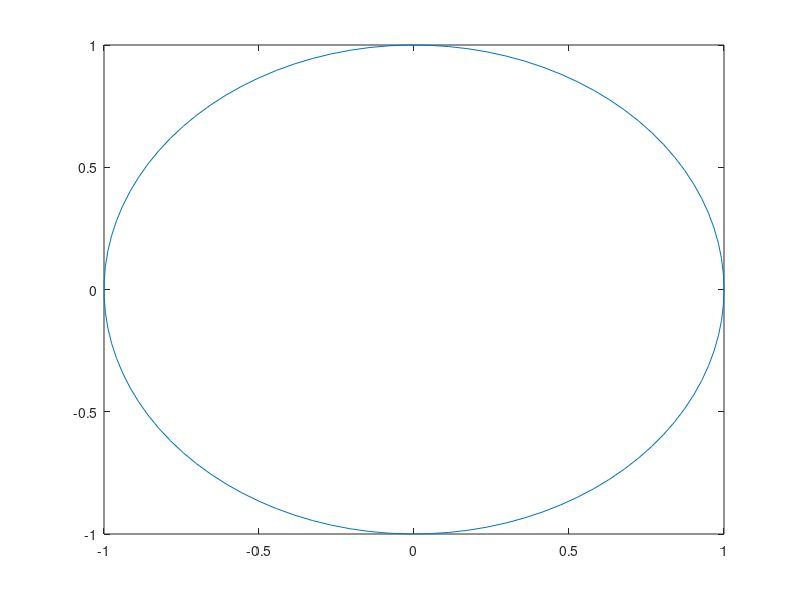

MATLAB code to generate this figure: (Note: this script raises an error after producing the figure.)
% 定义参数
a = 2 *sin(pi/8);             % 正方形边长的值
omega = 2*pi;      % 角速度 (每个周期 2*pi)
numFrames = 50;   % 总帧数
t = linspace(0, 2*pi/omega, numFrames);  % 时间范围

%顶点向量
D1 = [-a/2,cos(pi/8)];
D2 = [a/2,cos(pi/8)];
D3 = [cos(pi/8),a/2];
D4 = [cos(pi/8),-a/2];
D5 = [a/2,-cos(pi/8)];
D6 = [-a/2,-cos(pi/8)];
D7 = [-cos(pi/8),-a/2];
D8 = [-cos(pi/8),a/2];

%转点向量
P1 = (sqrt(2)-1) *D1;
P2 = (sqrt(2)-1) *D2;
P3 = (sqrt(2)-1) *D3;
P4 = (sqrt(2)-1) *D4;
P5 = (sqrt(2)-1) *D5;
P6 = (sqrt(2)-1) *D6;
P7 = (sqrt(2)-1) *D7;
P8 = (sqrt(2)-1) *D8;

% 初始化 x 和 y 向量
x1 = zeros(size(t));
y1 = zeros(size(t));
x2 = zeros(size(t));
y2 = zeros(size(t));
x3 = zeros(size(t));
y3 = zeros(size(t));
x4 = zeros(size(t));
y4 = zeros(size(t));
px1 = zeros(size(t));
py1 = zeros(size(t));
px2 = zeros(size(t));
py2 = zeros(size(t));
px3 = zeros(size(t));
py3 = zeros(size(t));

% 创建一个半径为1的圆
radius = 1;
theta = linspace(0, 2*pi, 100); 
x = radius * cos(theta);
y = radius * sin(theta);

% 初始化GIF文件
filename = '7.1.2.3.gif';

for frame = 1:numFrames
    plot(x,y);
    hold on;
    % 计算第一个参数方程的 x(t) 和 y(t) 的值
    if t(frame) >= 0 && t(frame) <= pi/(4*omega)
        z = rotate_vector(D1, omega*t(frame), D2);
        x1(frame) = z(1);
        y1(frame) = z(2);
    elseif t(frame) > pi/(4*omega) && t(frame) <= pi/(2*omega)
        z = rotate_vector(P1, omega*t(frame)- pi/4, D3);
        x1(frame) = z(1);
        y1(frame) = z(2);    
    elseif t(frame) > pi/(2*omega) && t(frame) <= 3*pi/(4*omega)
        z = rotate_vector(P5, omega*t(frame)- pi/2, D4);
        x1(frame) = z(1);
        y1(frame) = z(2);  
    elseif t(frame) > 3*pi/(4*omega) && t(frame) <= pi/omega
        z = rotate_vector(D5, omega*t(frame)- 3*pi/4, D5);
        x1(frame) = z(1);
        y1(frame) = z(2);
    elseif t(frame) > pi/omega && t(frame) <= 5*pi/(4*omega)
        z = rotate_vector(D5, omega*t(frame)- pi, D6);
        x1(frame) = z(1);
        y1(frame) = z(2);
    elseif t(frame) > 5*pi/(4*omega) && t(frame) <= 3*pi/(2*omega)
        z = rotate_vector(P5, omega*t(frame)- 5*pi/4, D7);
        x1(frame) = z(1);
        y1(frame) = z(2);
    elseif t(frame) > 3*pi/(2*omega) && t(frame) <= 7*pi/(4*omega)
        z = rotate_vector(P1, omega*t(frame)- 3*pi/2, D8);
        x1(frame) = z(1);
        y1(frame) = z(2);
    elseif t(frame) > 7*pi/(4*omega) && t(frame) <= 2*pi/omega
        z = rotate_vector(D1, omega*t(frame) -7*pi/4, D1);
        x1(frame) = z(1);
        y1(frame) = z(2);
    end

     % 计算第二个参数方程的 x(t) 和 y(t) 的值
    if t(frame) >= 0 && t(frame) <= pi/(4*omega)
        z = rotate_vector(D2, omega*t(frame), D2);
        x2(frame) = z(1);
        y2(frame) = z(2);
    elseif t(frame) > pi/(4*omega) && t(frame) <= pi/(2*omega)
        z = rotate_vector(D2, omega*t(frame)- pi/4, D3);
        x2(frame) = z(1);
        y2(frame) = z(2);    
    elseif t(frame) > pi/(2*omega) && t(frame) <= 3*pi/(4*omega)
        z = rotate_vector(P2, omega*t(frame)- pi/2, D4);
        x2(frame) = z(1);
        y2(frame) = z(2);  
    elseif t(frame) > 3*pi/(4*omega) && t(frame) <= pi/omega
        z = rotate_vector(P6, omega*t(frame)- 3*pi/4, D5);
        x2(frame) = z(1);
        y2(frame) = z(2);
    elseif t(frame) > pi/omega && t(frame) <= 5*pi/(4*omega)
        z = rotate_vector(D6, omega*t(frame)- pi, D6);
        x2(frame) = z(1);
        y2(frame) = z(2);
    elseif t(frame) > 5*pi/(4*omega) && t(frame) <= 3*pi/(2*omega)
        z = rotate_vector(D6, omega*t(frame)- 5*pi/4, D7);
        x2(frame) = z(1);
        y2(frame) = z(2);
    elseif t(frame) > 3*pi/(2*omega) && t(frame) <= 7*pi/(4*omega)
        z = rotate_vector(P6, omega*t(frame)- 3*pi/2, D8);
        x2(frame) = z(1);
        y2(frame) = z(2);
    elseif t(frame) > 7*pi/(4*omega) && t(frame) <= 2*pi/omega
        z = rotate_vector(P2, omega*t(frame)+ 6*pi/(4*omega), D1);
        x2(frame) = z(1);
        y2(frame) = z(2);
    end

    % 计算第三个参数方程的 x(t) 和 y(t) 的值
    if t(frame) >= 0 && t(frame) <= pi/(4*omega)
        z = rotate_vector(P3, omega*t(frame), D2);
        x3(frame) = z(1);
        y3(frame) = z(2);
    elseif t(frame) > pi/(4*omega) && t(frame) <= pi/(2*omega)
        z = rotate_vector(D3, omega*t(frame)- pi/4, D3);
        x3(frame) = z(1);
        y3(frame) = z(2);    
    elseif t(frame) > pi/(2*omega) && t(frame) <= 3*pi/(4*omega)
        z = rotate_vector(D3, omega*t(frame)- pi/2, D4);
        x3(frame) = z(1);
        y3(frame) = z(2);  
    elseif t(frame) > 3*pi/(4*omega) && t(frame) <= pi/omega
        z = rotate_vector(P3, omega*t(frame)- 3*pi/4, D5);
        x3(frame) = z(1);
        y3(frame) = z(2);
    elseif t(frame) > pi/omega && t(frame) <= 5*pi/(4*omega)
        z = rotate_vector(P7, omega*t(frame)- pi, D6);
        x3(frame) = z(1);
        y3(frame) = z(2);
    elseif t(frame) > 5*pi/(4*omega) && t(frame) <= 3*pi/(2*omega)
        z = rotate_vector(D7, omega*t(frame)- 5*pi/4, D7);
        x3(frame) = z(1);
        y3(frame) = z(2);
    elseif t(frame) > 3*pi/(2*omega) && t(frame) <= 7*pi/(4*omega)
        z = rotate_vector(D7, omega*t(frame)- 3*pi/2, D8);
        x3(frame) = z(1);
        y3(frame) = z(2);
    elseif t(frame) > 7*pi/(4*omega) && t(frame) <= 2*pi/omega
        z = rotate_vector(P7, omega*t(frame)+ 6*pi/(4*omega), D1);
        x3(frame) = z(1);
        y3(frame) = z(2);
    end

    % 计算第四个参数方程的 x(t) 和 y(t) 的值
    if t(frame) >= 0 && t(frame) <= pi/(4*omega)
        z = rotate_vector(P8, omega*t(frame), D2);
        x4(frame) = z(1);
        y4(frame) = z(2);
    elseif t(frame) > pi/(4*omega) && t(frame) <= pi/(2*omega)
        z = rotate_vector(P4, omega*t(frame)- pi/4, D3);
        x4(frame) = z(1);
        y4(frame) = z(2);    
    elseif t(frame) > pi/(2*omega) && t(frame) <= 3*pi/(4*omega)
        z = rotate_vector(D4, omega*t(frame)- pi/2, D4);
        x4(frame) = z(1);
        y4(frame) = z(2);  
    elseif t(frame) > 3*pi/(4*omega) && t(frame) <= pi/omega
        z = rotate_vector(D4, omega*t(frame)- 3*pi/4, D5);
        x4(frame) = z(1);
        y4(frame) = z(2);
    elseif t(frame) > pi/omega && t(frame) <= 5*pi/(4*omega)
        z = rotate_vector(P4, omega*t(frame)- pi, D6);
        x4(frame) = z(1);
        y4(frame) = z(2);
    elseif t(frame) > 5*pi/(4*omega) && t(frame) <= 3*pi/(2*omega)
        z = rotate_vector(P8, omega*t(frame)- 5*pi/4, D7);
        x4(frame) = z(1);
        y4(frame) = z(2);
    elseif t(frame) > 3*pi/(2*omega) && t(frame) <= 7*pi/(4*omega)
        z = rotate_vector(D8, omega*t(frame)- 3*pi/2, D8);
        x4(frame) = z(1);
        y4(frame) = z(2);
    elseif t(frame) > 7*pi/(4*omega) && t(frame) <= 2*pi/omega
        z = rotate_vector(D8, omega*t(frame)+ 6*pi/(4*omega), D1);
        x4(frame) = z(1);
        y4(frame) = z(2);
    end

    % % 绘制四个参数方程的轨迹，可以验证顶点的正确性
    % plot(x1(1:frame), y1(1:frame), 'b', 'LineWidth', 2);
    % hold on;
    % plot(x2(1:frame), y2(1:frame), 'r', 'LineWidth', 2);
    % hold on;
    % plot(x3(1:frame), y3(1:frame), 'g', 'LineWidth', 2);
    % hold on;
    % plot(x4(1:frame), y4(1:frame), 'y', 'LineWidth', 2);
    % hold on;

    % %作出边上一点的运动轨迹（1，2中点）
    % px1(frame) = (x1(frame) + x2(frame))/2;
    % py1(frame) = (y1(frame) + y2(frame))/2;
    % plot(px1(1:frame), py1(1:frame), 'r', 'LineWidth', 2);
    % hold on;

    % %作出内部一点的运动轨迹（2，4中点）
    % px2(frame) = (x2(frame) + x4(frame))/2;
    % py2(frame) = (y2(frame) + y4(frame))/2;
    % plot(px2(1:frame), py2(1:frame), 'r', 'LineWidth', 2);
    % hold on;

    % % 作出外部一点的运动轨迹
    % px3(frame) = 3/2 * x1(frame) + 1/2 * x2(frame) - x4(frame);
    % py3(frame) = 3/2 * y1(frame) + 1/2 * y2(frame) - y4(frame);
    % plot(px3(1:frame), py3(1:frame), 'r', 'LineWidth', 2);
    % hold on;

    % 绘画正方形的滚动
    plot([x1(frame), x2(frame), x3(frame), x4(frame), x1(frame)], [y1(frame), y2(frame), y3(frame), y4(frame), y1(frame)], 'k', 'LineWidth', 2);
    xlabel('x(t)');
    ylabel('y(t)');
    axis([-a, 5*a, -2*a, 3*a]);
    axis off;

    % 保存当前帧为GIF
    frameObj = getframe(gcf);
    im = frame2im(frameObj);
    [A, map] = rgb2ind(im, 256);
    
    if frame == 1
        imwrite(A, map, filename, 'gif', 'LoopCount', Inf, 'DelayTime', 0.1);
    else
        imwrite(A, map, filename, 'gif', 'WriteMode', 'append', 'DelayTime', 0.1);
    end
    
    hold off;
end       

